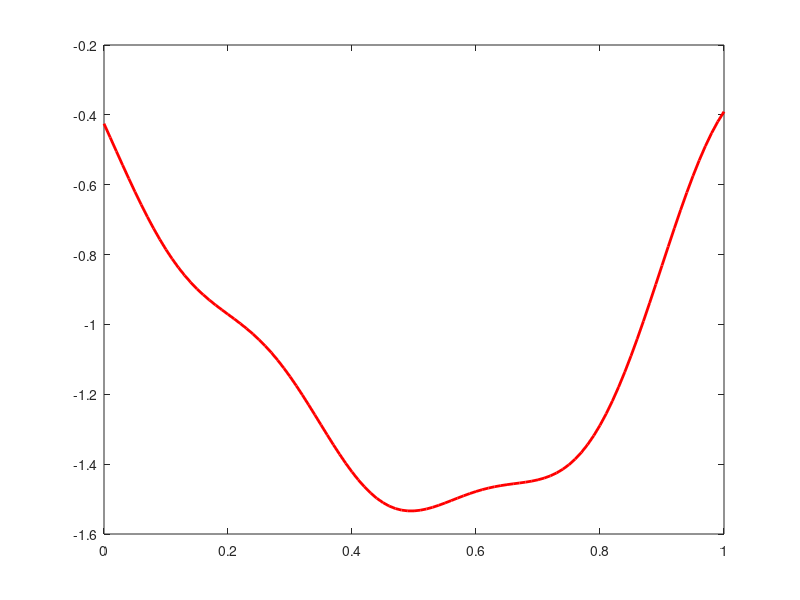
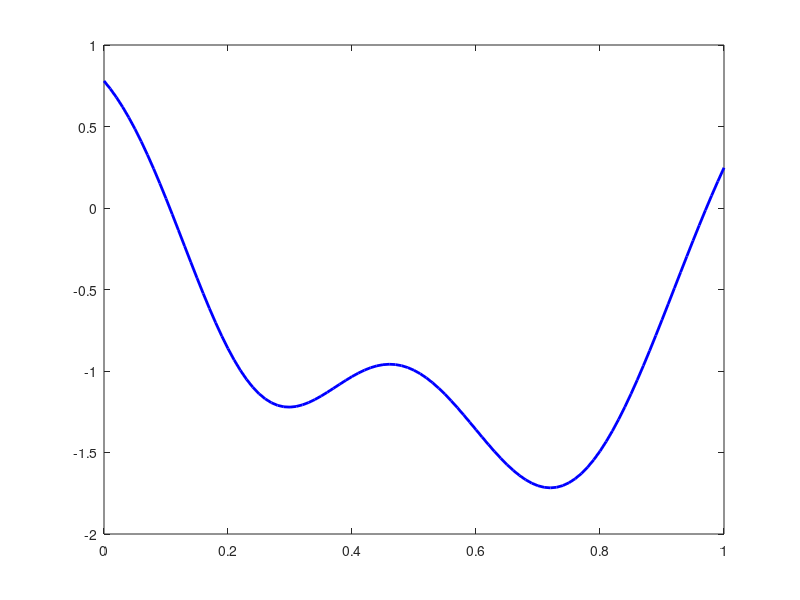

Reproduce these figures in MATLAB, in order.
rng('default');

N = 101;

xf = linspace(0, 1, N);

l = 0.2;

len = length(xf);

cov = zeros(len, len);

for i = 1:len
    for j  = 1:len
        cov(i, j) = exp(-0.5*(xf(i) - xf(j)).*(xf(i) - xf(j))/l/l);
    end
end
%
mu = zeros(1, len);
f_bc = mvnrnd(mu, cov, 2000);

figure;
plot(xf, f_bc(1, :), 'r-', 'linewidth', 2.0);

figure;
plot(xf, f_bc(2, :), 'b-', 'linewidth', 2.0);

save('bc', 'f_bc');